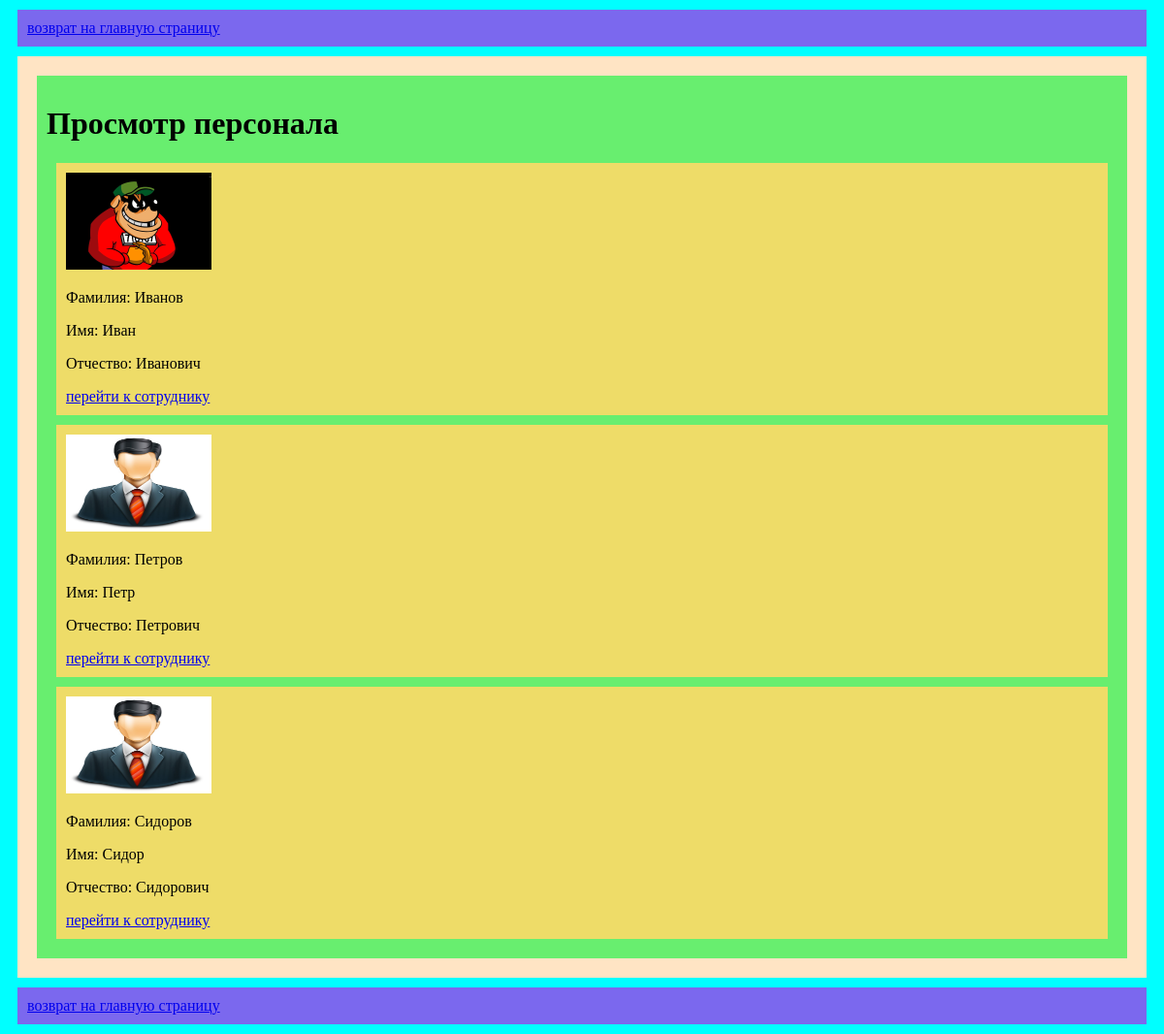
/list_personnel/, run on an earlier commit of the app's database.
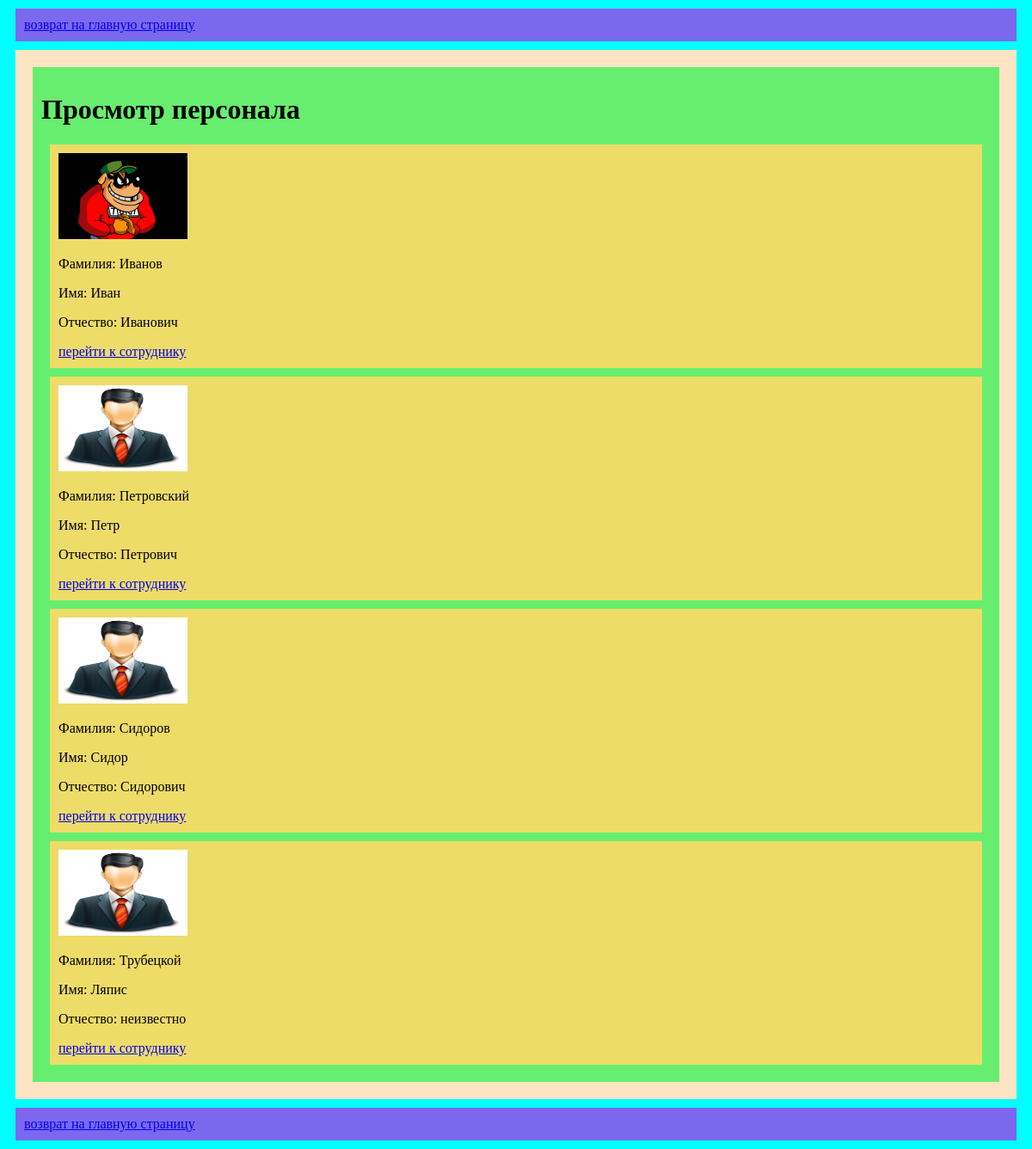
And on a later commit of the database.
### app/models.py (models this page shows, shortened)
class ProfilePersonnelModel(models.Model):
    surname = models.CharField(max_length=20, verbose_name="фамилия", blank=False,
                               validators=[MinLengthValidator(2)])  # валидация минимальной длинны
    name = models.CharField(max_length=20, verbose_name="имя", blank=True, default="неизвестно",
                            validators=[MinLengthValidator(2)])  # валидация минимальной длинны
    patronymic = models.CharField(max_length=20, verbose_name="отчество", blank=True, default="неизвестно",
                                  validators=[MinLengthValidator(2)])  # валидация минимальной длинны
    image = models.FileField(upload_to="personnel_gallery/", blank=True, verbose_name="фото сотрудника")

### app/views.py (the view)
# urls.py: path('list_personnel/', views.ListPersonnel.as_view(), name='list_personnel'),  # просмотр всего персонала
class ListPersonnel(ListView):
    template_name = "app/list_personnel.html"
    model = models.ProfilePersonnelModel
    context_object_name = "personnel"  # переменная, передающаяся в шаблон

### app/templates/app/list_personnel.html (shortened to what this page needs)
{% extends 'app/base.html'  %}
{% load static %}
{% block content %}
<div class="base-content">
    <h1>Просмотр персонала</h1>
{% if not personnel %}
    <h2>Нет еще ни одной записи</h2>
{% else %}
    {% for person in personnel %}
        <div class="one-person">
            {% if person.image %}
                <img src="{{ person.image.url }}" alt="картинка" height="100" width="150">
            {% else %}
                <img src="{{ '/my_media/personnel_gallery/default.jpg' }}" alt='картинка' height='100' width='150'>
            {% endif %}
            <br>
            <p>Фамилия: {{ person.surname }} </p>
            <p>Имя: {{ person.name }} </p>
            <p>Отчество: {{ person.patronymic }} </p>
            <a href="{% url 'app:detail_personnel' person.pk %}">перейти к сотруднику</a>
        </div>
    {% endfor %}
{% endif %}
</div>
{% endblock %}

### app/templates/app/base.html (shortened to what this page needs)
{% load static %}
<!DOCTYPE html>
<html lang="en">
<head>
    <link rel="stylesheet" href="{% static 'app/css/base.css' %}">
    <link rel="stylesheet" href="{% static 'app/css/styles.css' %}">
</head>
<body>
<div class="navbar" >
    {% include 'includes/navbar.html' %}
</div>
<div class="card-base">
    {% block content %} {% endblock %}
</div>
<div class="navbar" >
    {% include 'includes/navbar.html' %}
</div>
</body>
</html>

### app/templates/includes/navbar.html
<a href="{% url 'app:index' %}">возврат на главную страницу</a>

### app/static/app/css/base.css (style rules this page uses)
html { background-color: cyan; }
.card-base { background-color: bisque; margin: 10px; padding: 10px; }
.navbar { background-color: mediumslateblue; margin: 10px; padding: 10px; }
.base-content { background-color: #68ee6f; margin: 10px; padding: 10px; }
.one-person { background-color: #eedc68; margin: 10px; padding: 10px; }

What changed in the data, as far as the page shows it:
changed ProfilePersonnelModel "Петр": surname "Петров" → "Петровский"
added ProfilePersonnelModel: surname "Трубецкой", name "Ляпис", patronymic "неизвестно"
